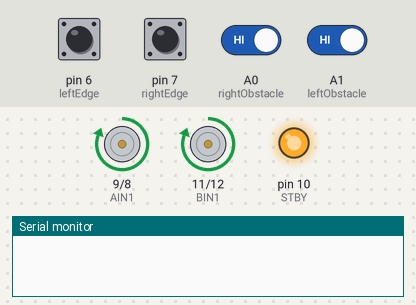
Simulated run of this sketch. Board: Arduino Uno, built with avr-gcc and run on an emulated ATmega328P. Shown: motor-driver pin pairs drawn as motors (green arrow = first pin HIGH = forward, orange = second pin HIGH = backward, longer = more drive, scaled by the enable pin, stopped while the standby pin is LOW), output pins drawn as LEDs (lit = HIGH), the last lines printed to the serial monitor. Dashed ring = blinking. Inputs (shaded band) come from the test bench; at power-on: A0 (rightObstacle), A1 (leftObstacle), pin 6 (leftEdge), pin 7 (rightEdge) HIGH.

Above: at 1.2 s.
1.3 s: pin 6 (leftEdge) pulled LOW for 0.15 s
At 2.1 s:
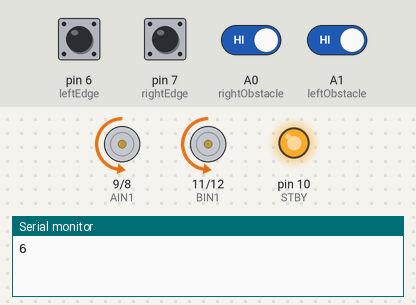
At 4.0 s:
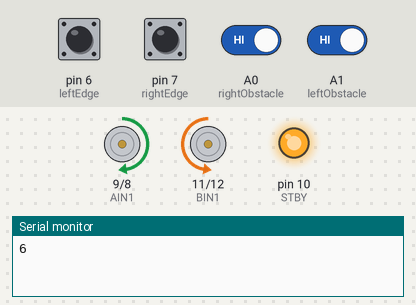
4.4 s: pin 7 (rightEdge) pulled LOW for 0.15 s
At 6.6 s:
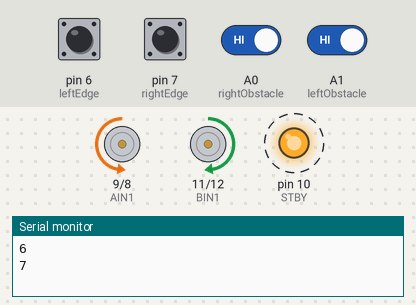
7.5 s: pin 7 (rightEdge) pulled LOW for 1 s
10.0 s: pin 6 (leftEdge) pulled LOW for 1 s
Timing chart, 0 to 16.8 s (numbered marks = the images above; inputs shaded):
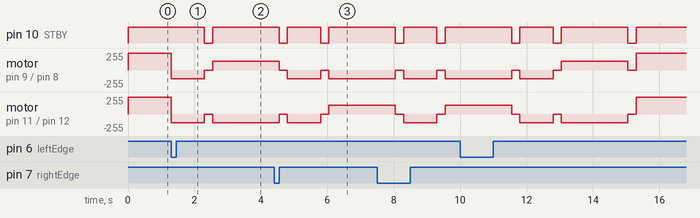

The sketch:

obstacleavoidINT.ino
```cpp
#include <PinChangeInt.h>
//Obstacle switches are connected to these pins on the Arduino with pull DOWN resistors
const int leftObstacle = A1;
const int rightObstacle = A0;
const int leftEdge = 6;
const int rightEdge = 7;

int leftObstacleDetect = 0;
int rightObstacleDetect = 0;
int leftEdgeDetect = 0;
int rightEdgeDetect = 0;

//motor A connected between A01 and A02 on driver board
//motor B connected between B01 and B02 on driver board
int STBY = 10; //standby

//Motor A connections to driver board
int PWMA = 3; //Speed control
int AIN1 = 9; //Direction
int AIN2 = 8; //Direction

//Motor B connections to driver board
int PWMB = 5; //Speed control
int BIN1 = 11; //Direction
int BIN2 = 12; //Direction

void setup(){
        //Obstacle setup
        pinMode(leftObstacle, INPUT);
        pinMode(rightObstacle, INPUT);
        pinMode(leftEdge, INPUT);
        pinMode(rightEdge, INPUT);

        //Motor setup
        pinMode(STBY, OUTPUT);
        pinMode(PWMA, OUTPUT);
        pinMode(AIN1, OUTPUT);
        pinMode(AIN2, OUTPUT);
        pinMode(PWMB, OUTPUT);
        pinMode(BIN1, OUTPUT);
        pinMode(BIN2, OUTPUT);
        // Per library documentation. Attach interrupts to all switches,
        // call a single ISR that will set flags
        PCintPort::attachInterrupt(leftObstacle, &obstacle, RISING);
        PCintPort::attachInterrupt(rightObstacle, &obstacle, RISING);
        PCintPort::attachInterrupt(leftEdge, &obstacle, FALLING);
        PCintPort::attachInterrupt(rightEdge, &obstacle, FALLING);
       Serial.begin(9600);
}

int turnLeftFlag = 0;
int turnRightFlag = 0;

// obstacle() is called any time a switch is actuated. The function polls
// all of the input switches, and sets an appropriate 'turn' flag.
// this turn flag is used in loop() to back up and turn in the correct direction
void obstacle() {
        turnLeftFlag = 0;
        turnRightFlag = 0;
        int obstaclePin = PCintPort::arduinoPin;
        if(obstaclePin == leftObstacle || obstaclePin == leftEdge) {
                turnRightFlag = 1;
        }
        if(obstaclePin == rightObstacle || obstaclePin == rightEdge) {
                turnLeftFlag = 1;
        }
        Serial.println(obstaclePin);
}

void loop() {
        // Check if a flag has been set - if so, turn. If not, drive forward
        if(turnLeftFlag == 1){
                turnLeft();
        }
        if(turnRightFlag == 1){
                turnRight();
        }
        drive();
}

void turnLeft(){

        //Move back...
        move(1, 128, 0); //motor 1, half speed, right
        move(2, 128, 0); //motor 2, half speed, right
        delay(1000);
        stop();
        delay(250);
        // here so that interrupts during turns are effective
        turnLeftFlag = 0;
        turnRightFlag = 0;
        //...then turn
        move(1, 128, 0); //motor 1, half speed, right
        move(2, 128, 1); //motor 2, half speed, left
        delay(2000);
        stop();
        delay(250);
}


void turnRight(){


        move(1, 128, 0); //motor 1, half speed, right
        move(2, 128, 0); //motor 2, half speed, right
        delay(1000);
        stop();
        delay(250);

        turnLeftFlag = 0;
        turnRightFlag = 0;
        //...then turn
        move(1, 128, 1); //motor 1, half speed, left
        move(2, 128, 0); //motor 2, half speed, right
        delay(2000);
        stop();
        delay(250);
}


void drive(){
  move(1, 255, 1); //motor 1, full speed, left
  move(2, 255, 1); //motor 2, full speed, left
}

void move(int motor, int speed, int direction){
  digitalWrite(STBY, HIGH);
  boolean inPin1 = LOW;
  boolean inPin2 = HIGH;
  if(direction == 1){
    inPin1 = HIGH;
    inPin2 = LOW;
  }
  if(motor == 1){
    digitalWrite(AIN1, inPin1);
    digitalWrite(AIN2, inPin2);
    analogWrite(PWMA, speed);
  }else{
    digitalWrite(BIN1, inPin1);
    digitalWrite(BIN2, inPin2);
    analogWrite(PWMB, speed);
  }
}

void stop(){
    digitalWrite(STBY, LOW);
}
```

Measured:
- after the input at 1.3 s, pin 10 (STBY): HIGH → LOW after 1.0 s, → HIGH 0.25 s later; motor on pin 9 (AIN1) / pin 8 (AIN2): forward 255/255 → backward 128/255 at once, → stopped 1.0 s later, → forward 128/255 0.25 s later
